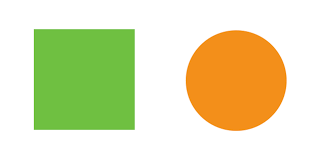
#> input picture Exercises/self-implementations/shape.png, 320 x 157 px
$ jupyter execute 'Level Sets.ipynb'   (older library calls are emulated)
#> lines starting #> are read from the running program, lines starting #| are printed output that depends on the picture; after the words box and inside, x2 and y2 are one past the last pixel; in counts of white or black regions, pixels touching at a corner belong together
[cell 1]
import cv2
import numpy as np
import matplotlib.pyplot as plt

Read image and convert to grayscale

[cell 2]
im = cv2.imread("shape.png")
#> im is the input picture: shape (157, 320, 3); mean B, G, R 180.2, 224.4, 223.9
im = cv2.cvtColor(im, cv2.COLOR_BGR2GRAY)
#> im: shape (157, 320)

Smooth the image to reduce noise
* also helps increase the stop region

[cell 3]
im = cv2.GaussianBlur(im, ksize=(21,21), sigmaX = 7)
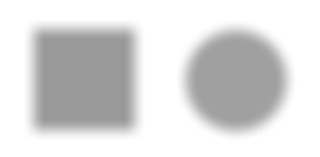
#> im: shape (157, 320); min 153, max 255, mean 219.3
plt.figure()
plt.imshow(im, cmap="gray")

Define the stopping function to be the norm of the gradient image

[cell 4]
def stopping_fun(im):

    # Compute gradient in x and y direction
    grad_x = cv2.Sobel(im, cv2.CV_64F, 1, 0, 5)
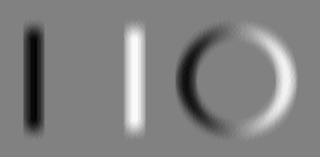
#> grad_x: shape (157, 320) float64; min -56, max 54, mean 0; drawn with min black and max white
    grad_y = cv2.Sobel(im, cv2.CV_64F, 0, 1, 5)
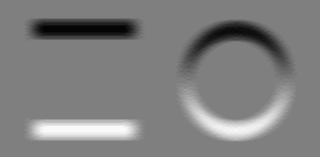
#> grad_y: shape (157, 320) float64; min -54, max 54, mean 0; drawn with min black and max white

    # Compute gradient magnitude
    grad_mag = grad_x * grad_x + grad_y * grad_y
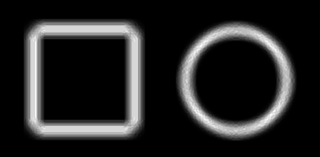
#> grad_mag: shape (157, 320) float64; min 0, max 3202, mean 446.7; drawn with min black and max white

    return 1. / (1. + grad_mag)
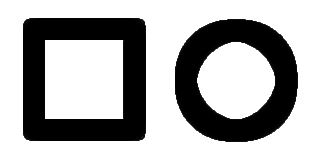
#> returned value: shape (157, 320) float64; min 0.000312, max 1, mean 0.667

F = stopping_fun(im)
plt.figure()
plt.imshow(F, cmap="gray")

Initialize surface phi

[cell 5]
def default_phi(x):
    # Initialize surface phi at the border (5px from the border) of the image
    # i.e. 1 outside the curve, and -1 inside the curve
    phi = np.ones(x.shape[:2])
    phi[5:-5, 5:-5] = -1.
    return phi

dt = 1
phi = default_phi(im)
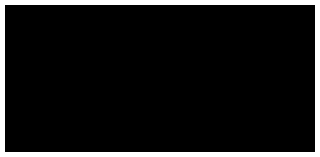
#> phi: shape (157, 320) float64; values -1 (black) and 1 (white), 9.3% white; 1 white region, box (x1, y1, x2, y2) and area: (0, 0, 320, 157) 4670

for i in range(75):

    # Compute gradient in x and y direction
    dphi_x = cv2.Sobel(phi, cv2.CV_64F, 1, 0, 3)
    dphi_y = cv2.Sobel(phi, cv2.CV_64F, 0, 1, 3)
    # Compute gradient magnitude
    dphi_norm = np.sqrt(dphi_x * dphi_x + dphi_y * dphi_y)

    phi = phi + F * dphi_norm
#> this loop made 75 passes
#> pass 1, `dphi_x = cv2.Sobel(phi, cv2.CV_64F, 1, 0, 3)`:
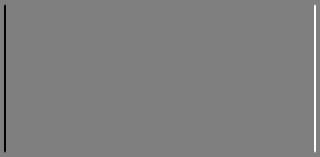
#> dphi_x: shape (157, 320) float64; min -8, max 8, mean 0; drawn with min black and max white
#> pass 1, `dphi_norm = np.sqrt(dphi_x * dphi_x + dphi_y * dphi_y)`:
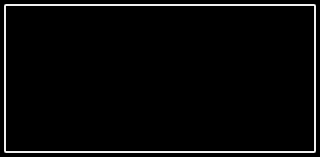
#> dphi_norm: shape (157, 320) float64; min 0, max 8.49, mean 0.29; drawn with min black and max white
#> after the loop:
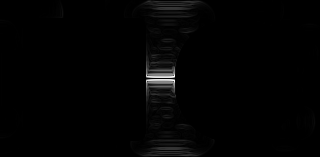
#> phi: shape (157, 320) float64; min -1, max 3.9e+47, mean 4.59e+45; drawn with min black and max white

plt.imshow(im, cmap="gray")
plt.contour(phi, 0)
plt.show()
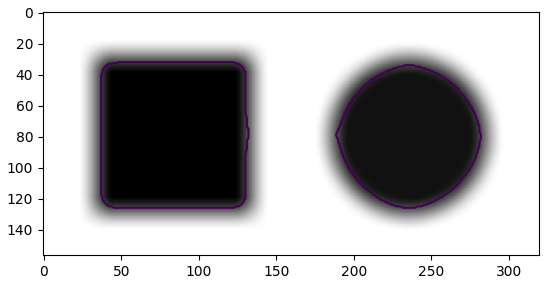
#> figure drawn by matplotlib, 1 panel
